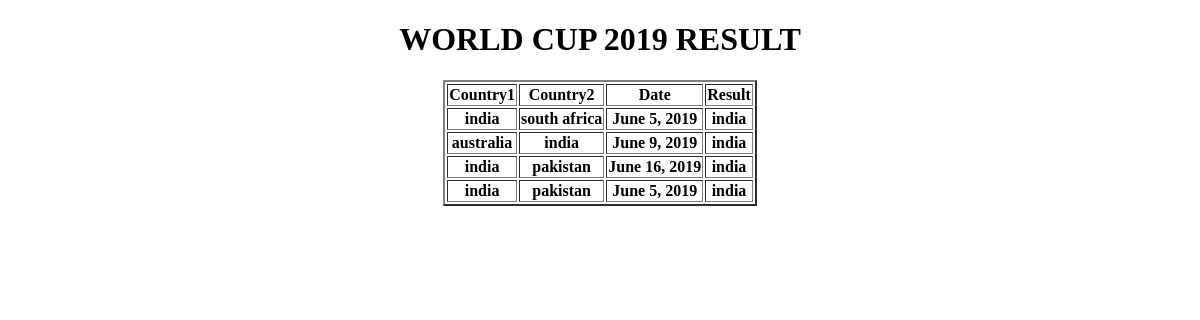
The page /model/ on the database its author committed.
### sindhumodelapp/models.py (models this page shows)
class Worldcup(models.Model):
    country1=models.CharField(max_length=64)
    country2=models.CharField(max_length=64)
    date=models.DateField()
    result=models.CharField(max_length=64)

### sindhumodelapp/views.py (the view)
# urls.py: path('model/',views.model),
def model(request):
    match_list=Worldcup.objects.all()
    return render(request,'modelapp/model.html',{'match_list':match_list})

### template/modelapp/model.html (shortened to what this page needs)
<!DOCTYPE html>
{%load staticfiles%}
<html lang="en" dir="ltr">
  <head>
    <link rel="stylesheet" href="{%static "css/world.css" %}">
  </head>
  <body align ="center" class="model">
  <h1>WORLD CUP 2019 RESULT</h1>
  {% if match_list %}
      <table border='2' align="center">
        <tr>
          <th>Country1</th>
          <th>Country2</th>
          <th>Date</th>
          <th>Result</th>
        </tr>
        {% for mat in match_list %}
         <tr>
           <th>{{mat.country1}}</th>
           <th>{{mat.country2}}</th>
           <th>{{mat.date}}</th>
           <th>{{mat.result}}</th>
         </tr>
         {% endfor %}
        </table>
        {% else %}
             <p>no matches</p>
    {% endif %}
  </body>
</html>

### static/css/world.css (style rules this page uses)
body { background-image: url("https://images.unsplash.com/photo-1531415074968-036ba1b575da?ixlib=rb-1.2.1&ixid=eyJhcHBfaWQiOjEyMDd9&auto=format&fit=crop&w=1494&q=80"); background-size: cover; background-repeat: no-repeat; }
table { background-color: white; }

### rows shown on the page
Worldcup: country1 "india", country2 "south africa", date "June 5, 2019", result "india"
Worldcup: country1 "australia", country2 "india", date "June 9, 2019", result "india"
Worldcup: country1 "india", country2 "pakistan", date "June 16, 2019", result "india"
Worldcup: country1 "india", country2 "pakistan", date "June 5, 2019", result "india"
